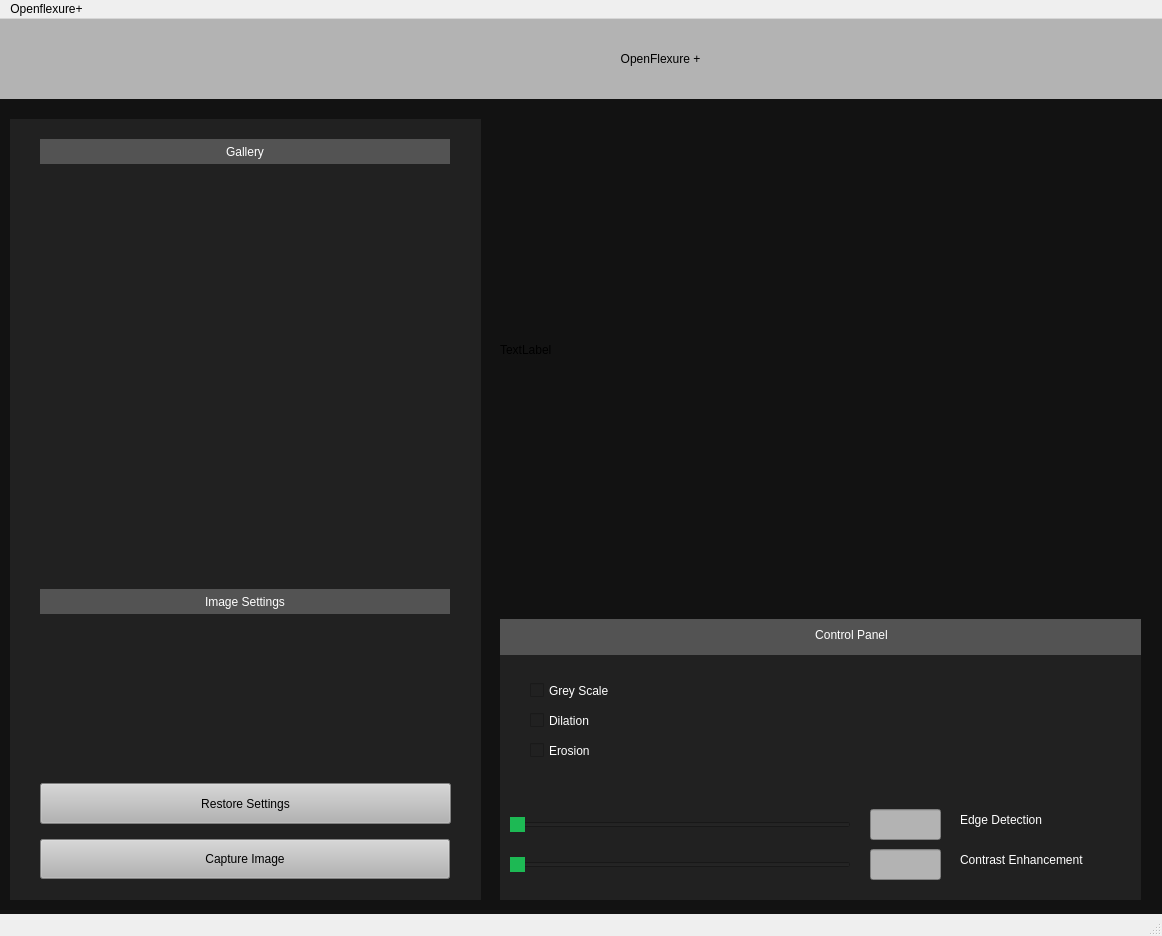
<?xml version="1.0" encoding="UTF-8"?>
<ui version="4.0">
 <class>GUI</class>
 <widget class="QMainWindow" name="GUI">
  <property name="geometry">
   <rect>
    <x>0</x>
    <y>0</y>
    <width>1162</width>
    <height>936</height>
   </rect>
  </property>
  <property name="windowTitle">
   <string>MainWindow</string>
  </property>
  <widget class="QWidget" name="centralwidget">
   <property name="styleSheet">
    <string notr="true">#centralWidget {
background-color:#FF121212}</string>
   </property>
   <widget class="QWidget" name="widget" native="true">
    <property name="geometry">
     <rect>
      <x>0</x>
      <y>0</y>
      <width>1321</width>
      <height>80</height>
     </rect>
    </property>
    <property name="styleSheet">
     <string notr="true">
	background-color: rgb(179, 179, 179);
</string>
    </property>
    <widget class="QLabel" name="OpenFlexurePlus">
     <property name="geometry">
      <rect>
       <x>0</x>
       <y>19</y>
       <width>1321</width>
       <height>41</height>
      </rect>
     </property>
     <property name="text">
      <string>OpenFlexure +</string>
     </property>
     <property name="alignment">
      <set>Qt::AlignCenter</set>
     </property>
    </widget>
   </widget>
   <widget class="QWidget" name="widget_2" native="true">
    <property name="geometry">
     <rect>
      <x>0</x>
      <y>80</y>
      <width>1351</width>
      <height>841</height>
     </rect>
    </property>
    <property name="styleSheet">
     <string notr="true">
background-color: rgb(18, 18, 18);</string>
    </property>
    <widget class="QLabel" name="scopeVideoFeed">
     <property name="geometry">
      <rect>
       <x>500</x>
       <y>20</y>
       <width>621</width>
       <height>461</height>
      </rect>
     </property>
     <property name="text">
      <string>TextLabel</string>
     </property>
    </widget>
    <widget class="QWidget" name="ImageCaptureColumn" native="true">
     <property name="geometry">
      <rect>
       <x>10</x>
       <y>20</y>
       <width>471</width>
       <height>781</height>
      </rect>
     </property>
     <property name="styleSheet">
      <string notr="true">background-color: rgb(33, 33, 33);</string>
     </property>
     <widget class="QPushButton" name="captureButton">
      <property name="geometry">
       <rect>
        <x>30</x>
        <y>720</y>
        <width>410</width>
        <height>40</height>
       </rect>
      </property>
      <property name="styleSheet">
       <string notr="true">background-color: rgb(179, 179, 179);</string>
      </property>
      <property name="text">
       <string>Capture Image</string>
      </property>
     </widget>
     <widget class="QWidget" name="ImageHolder" native="true">
      <property name="geometry">
       <rect>
        <x>30</x>
        <y>60</y>
        <width>410</width>
        <height>401</height>
       </rect>
      </property>
      <property name="styleSheet">
       <string notr="true"/>
      </property>
     </widget>
     <widget class="QLabel" name="label">
      <property name="geometry">
       <rect>
        <x>30</x>
        <y>20</y>
        <width>410</width>
        <height>25</height>
       </rect>
      </property>
      <property name="styleSheet">
       <string notr="true">color: rgb(255, 255, 255);
background-color: rgb(83, 83, 83);</string>
      </property>
      <property name="text">
       <string>Gallery</string>
      </property>
      <property name="alignment">
       <set>Qt::AlignCenter</set>
      </property>
     </widget>
     <widget class="QPushButton" name="restoreSettingsButton">
      <property name="geometry">
       <rect>
        <x>30</x>
        <y>664</y>
        <width>411</width>
        <height>41</height>
       </rect>
      </property>
      <property name="styleSheet">
       <string notr="true">background-color: rgb(179, 179, 179);</string>
      </property>
      <property name="text">
       <string>Restore Settings</string>
      </property>
     </widget>
     <widget class="QLabel" name="label_2">
      <property name="geometry">
       <rect>
        <x>30</x>
        <y>470</y>
        <width>410</width>
        <height>25</height>
       </rect>
      </property>
      <property name="styleSheet">
       <string notr="true">color: rgb(255, 255, 255);
background-color: rgb(83, 83, 83);</string>
      </property>
      <property name="text">
       <string>Image Settings</string>
      </property>
      <property name="alignment">
       <set>Qt::AlignCenter</set>
      </property>
     </widget>
    </widget>
    <widget class="QWidget" name="widget_6" native="true">
     <property name="geometry">
      <rect>
       <x>500</x>
       <y>520</y>
       <width>641</width>
       <height>281</height>
      </rect>
     </property>
     <property name="styleSheet">
      <string notr="true">background-color: rgb(33, 33, 33);</string>
     </property>
     <widget class="QSlider" name="edgeEnhancementSlider">
      <property name="geometry">
       <rect>
        <x>10</x>
        <y>190</y>
        <width>341</width>
        <height>31</height>
       </rect>
      </property>
      <property name="styleSheet">
       <string notr="true">QSlider::handle:horizontal {
    background-color: rgb(29, 185, 84);
}
</string>
      </property>
      <property name="orientation">
       <enum>Qt::Horizontal</enum>
      </property>
     </widget>
     <widget class="QLineEdit" name="edgeEnhancementValueInput">
      <property name="geometry">
       <rect>
        <x>370</x>
        <y>190</y>
        <width>71</width>
        <height>31</height>
       </rect>
      </property>
      <property name="styleSheet">
       <string notr="true">
background-color: rgb(179, 179, 179);</string>
      </property>
      <property name="text">
       <string/>
      </property>
     </widget>
     <widget class="QLabel" name="label_3">
      <property name="geometry">
       <rect>
        <x>-4</x>
        <y>-4</y>
        <width>711</width>
        <height>40</height>
       </rect>
      </property>
      <property name="styleSheet">
       <string notr="true">background-color: rgb(83, 83, 83);
color: rgb(255, 255, 255);</string>
      </property>
      <property name="text">
       <string>Control Panel</string>
      </property>
      <property name="alignment">
       <set>Qt::AlignCenter</set>
      </property>
     </widget>
     <widget class="QCheckBox" name="greyScaleBox">
      <property name="geometry">
       <rect>
        <x>30</x>
        <y>60</y>
        <width>92</width>
        <height>23</height>
       </rect>
      </property>
      <property name="styleSheet">
       <string notr="true">color: rgb(255, 255, 255);</string>
      </property>
      <property name="text">
       <string>Grey Scale</string>
      </property>
     </widget>
     <widget class="QCheckBox" name="dilationCheckBox">
      <property name="geometry">
       <rect>
        <x>30</x>
        <y>90</y>
        <width>92</width>
        <height>23</height>
       </rect>
      </property>
      <property name="styleSheet">
       <string notr="true">color: rgb(255, 255, 255);</string>
      </property>
      <property name="text">
       <string>Dilation</string>
      </property>
     </widget>
     <widget class="QCheckBox" name="erosionCheckBox">
      <property name="geometry">
       <rect>
        <x>30</x>
        <y>120</y>
        <width>92</width>
        <height>23</height>
       </rect>
      </property>
      <property name="styleSheet">
       <string notr="true">color: rgb(255, 255, 255);</string>
      </property>
      <property name="text">
       <string>Erosion</string>
      </property>
     </widget>
     <widget class="QSlider" name="contrastEnhancementSlider">
      <property name="geometry">
       <rect>
        <x>10</x>
        <y>230</y>
        <width>341</width>
        <height>31</height>
       </rect>
      </property>
      <property name="styleSheet">
       <string notr="true">QSlider::handle:horizontal {
    background-color: rgb(29, 185, 84);
}
</string>
      </property>
      <property name="maximum">
       <number>10</number>
      </property>
      <property name="orientation">
       <enum>Qt::Horizontal</enum>
      </property>
     </widget>
     <widget class="QLineEdit" name="contrastEnhancementValueInput">
      <property name="geometry">
       <rect>
        <x>370</x>
        <y>230</y>
        <width>71</width>
        <height>31</height>
       </rect>
      </property>
      <property name="styleSheet">
       <string notr="true">
background-color: rgb(179, 179, 179);</string>
      </property>
      <property name="text">
       <string/>
      </property>
     </widget>
     <widget class="QLabel" name="label_4">
      <property name="geometry">
       <rect>
        <x>460</x>
        <y>190</y>
        <width>111</width>
        <height>21</height>
       </rect>
      </property>
      <property name="styleSheet">
       <string notr="true">color: rgb(255, 255, 255);</string>
      </property>
      <property name="text">
       <string>Edge Detection</string>
      </property>
     </widget>
     <widget class="QLabel" name="label_5">
      <property name="geometry">
       <rect>
        <x>460</x>
        <y>230</y>
        <width>161</width>
        <height>21</height>
       </rect>
      </property>
      <property name="styleSheet">
       <string notr="true">color: rgb(255, 255, 255);</string>
      </property>
      <property name="text">
       <string>Contrast Enhancement</string>
      </property>
     </widget>
    </widget>
   </widget>
  </widget>
  <widget class="QMenuBar" name="menubar">
   <property name="geometry">
    <rect>
     <x>0</x>
     <y>0</y>
     <width>1162</width>
     <height>25</height>
    </rect>
   </property>
   <widget class="QMenu" name="menuOpenflexure">
    <property name="title">
     <string>Openflexure+</string>
    </property>
   </widget>
   <addaction name="menuOpenflexure"/>
  </widget>
  <widget class="QStatusBar" name="statusbar"/>
 </widget>
 <resources/>
 <connections/>
</ui>
